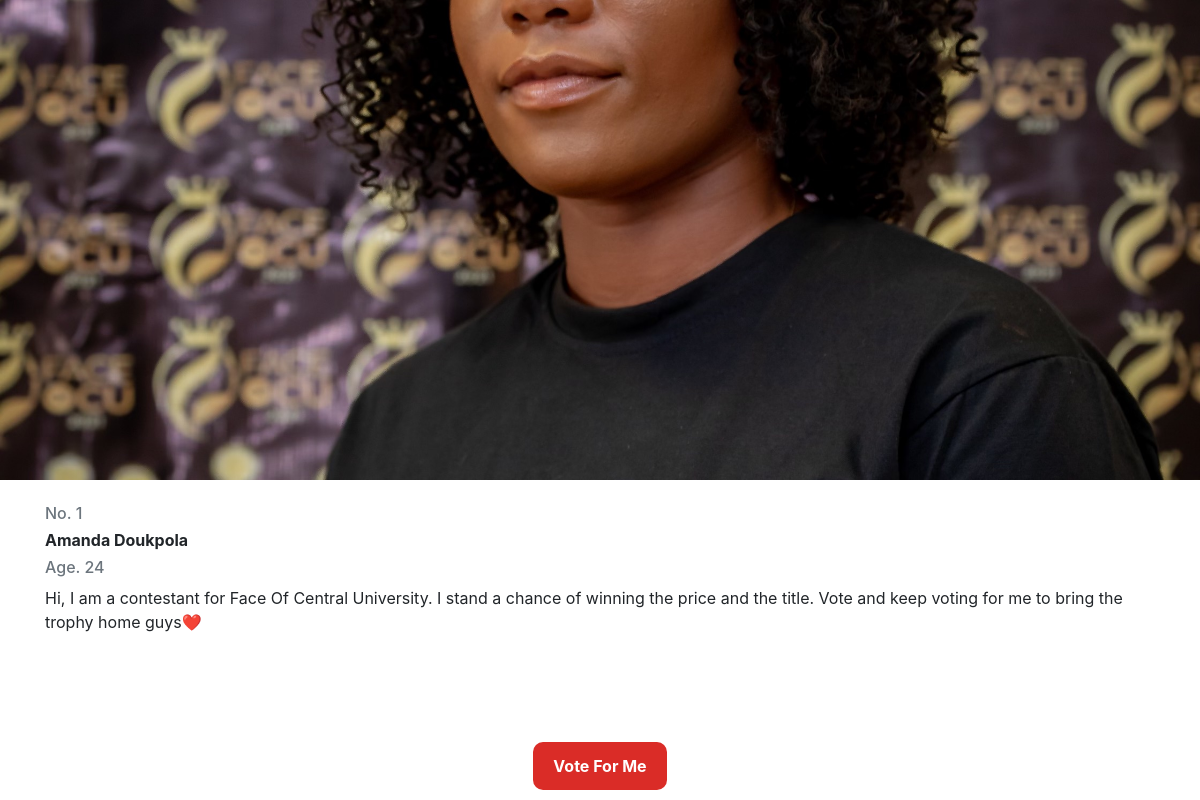
The page /fpreview/1 on the database its author committed.
### app.py (models this page shows, shortened)
class Candidates(db.Model):
    tablename = ['Posts']
    id = db.Column(db.Integer, primary_key=True)
    name = db.Column(db.String, nullable=False)
    description = db.Column(db.String)
    age = db.Column(db.String)
    votes = db.Column(db.Integer, default = 0)
    image_file = db.Column(db.String(200), default='default.png')

### app.py (the view)
@app.route("/fpreview/<int:id>")
def fpreview(id):
    candidate = Candidates.query.get_or_404(id)
    return render_template('faceofcupreview.html', candidate=candidate)

### templates/faceofcupreview.html (shortened to what this page needs)
<!DOCTYPE html>
<html lang="en">
<head>
    <link rel="stylesheet" href="{{url_for("static", filename="css/style.css")}}">
    <link rel="stylesheet" href="https://maxcdn.bootstrapcdn.com/bootstrap/4.0.0/css/bootstrap.min.css">
</head>
<body style="margin:0">
    <div style="width: 100vw; height: 60vh;">
        <img src="{{url_for("static", filename='img/candidates/' + candidate.image_file)}}" width="100%" style="height: 60vh; object-fit: cover;" />
    </div>
    <div class="container">
        <br/>
        <h6  class="text-muted">No. <span id="candidateId">{{candidate.id}}</span></h6>
        <h6 id="candidateName"><b>{{candidate.name}}</b></h6>
        <h6 class="text-muted">Age. {{candidate.age}}</h6>
        <p>{{candidate.description}}</p>
<br/>
<div style="height: 10vh;">
</div>
</div>
<div style="position: fixed; bottom: 10px; width: 100%;">
    <div style="text-align: center;">
        <a href='{{url_for("votes")}}'>
            <button class="button" style="margin: auto;" onclick="voteNow()">Vote For Me</button>
        </a>
    </div>
</div>
</body>
</html>

### static/css/style.css (style rules this page uses)
html { scroll-behavior: smooth }
body { font-family: 'Plus Jakarta Display', sans-serif; }
a { text-decoration: none; color: inherit; }
.button { background-color: #DA2C27; padding: 12px 20px; font-weight: 300; border: none; border-radius: 10px; color: white; font-weight: bold; }

### rows shown on the page
Candidates: image_file (picture), id "1", name "Amanda Doukpola", age "24", description "Hi, I am a contestant for Face Of Central University. I stand a chance of winning the price and the title. Vote and keep voting for me to bring the trophy home guys❤️"
